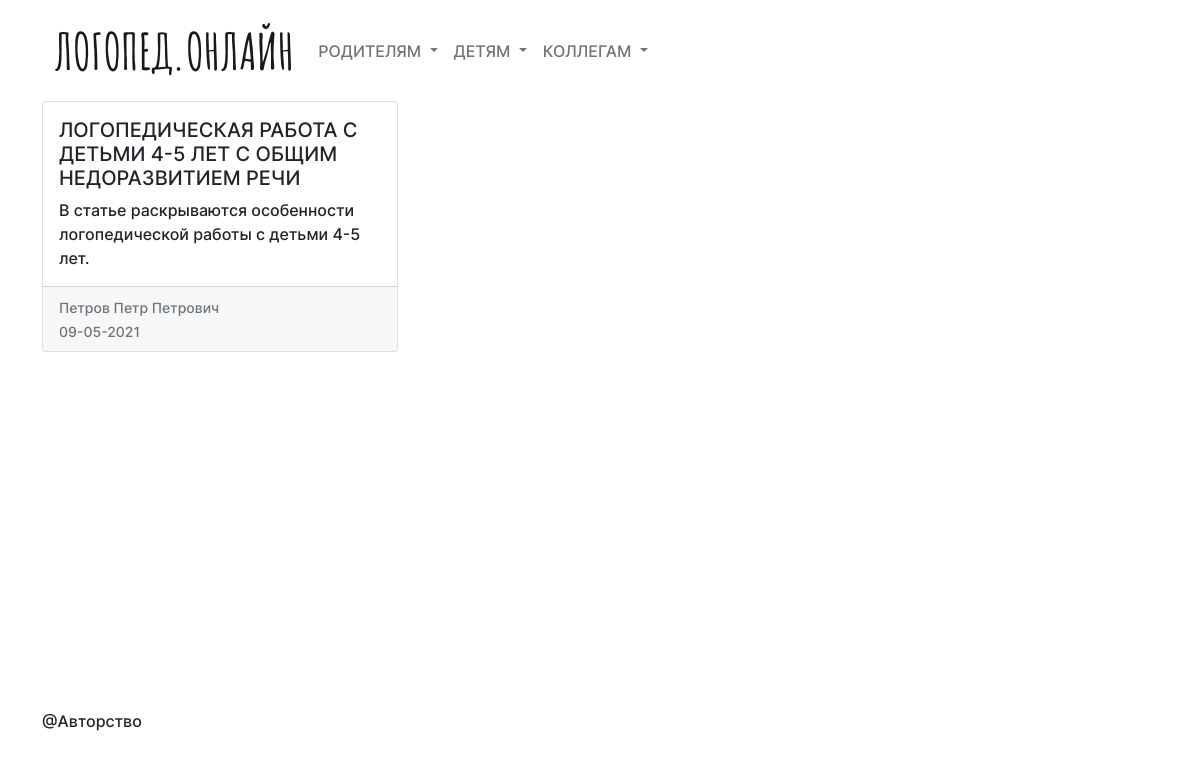
Screenshot of /blog/ with the database file from the repository.
### database/articles.py (models this page shows)
class Article(SqlAlchemyBase):
    __tablename__ = 'articles'
    id = sqlalchemy.Column(sqlalchemy.Integer,
                           primary_key=True, autoincrement=True)
    title = sqlalchemy.Column(sqlalchemy.String, nullable=True)
    content = sqlalchemy.Column(sqlalchemy.String, nullable=True)
    description = sqlalchemy.Column(sqlalchemy.String, nullable=True)
    created_date_str = sqlalchemy.Column(sqlalchemy.String, default=f"{datetime.datetime.now():%d-%m-%Y}")
    created_date = sqlalchemy.Column(sqlalchemy.DateTime,
                                     default=datetime.datetime.now)
    user_id = sqlalchemy.Column(sqlalchemy.Integer,
                                sqlalchemy.ForeignKey("users.id"))
    user = sqlalchemy.orm.relation('User')

### database/users.py (models this page shows, shortened)
class User(SqlAlchemyBase, UserMixin):
    __tablename__ = 'users'
    id = sqlalchemy.Column(sqlalchemy.Integer,
                           primary_key=True, autoincrement=True)
    login = sqlalchemy.Column(sqlalchemy.String(64), index=True, unique=True, nullable=True)
    email = sqlalchemy.Column(sqlalchemy.String(120), index=True, unique=True)
    type_user = sqlalchemy.Column(sqlalchemy.String, nullable=True)
    name = sqlalchemy.Column(sqlalchemy.String, nullable=True)
    hashed_password = sqlalchemy.Column(sqlalchemy.String(128), nullable=True)
    created_date = sqlalchemy.Column(sqlalchemy.DateTime,
                                     default=datetime.datetime.now)

### moduls/blog.py (the view)
@bp.route('/')
def blog():
    db_session = create_session()
    articles = db_session.query(Article)
    user = db_session.query(User).filter(User.id == 1).first()
    return render_template("blog.html", articles=articles, user=user)

### database/db_session.py (called while the page is built)
def create_session() -> Session:
    global __factory
    return __factory()

### templates/blog.html (shortened to what this page needs)
{% extends 'base.html' %}
{% block main %}
    <div class="row row-cols-1 row-cols-md-3 g-4">
         {% block article %}
            {% for article in articles %}
                <div class="col">
                  <a class="card h-100 text-decoration-none text-dark" href="{{ url_for('blog.showCurrentArticle', index_article=article.id)}}">
                    <div class="card-body">
                      <h5 class="card-title">{{article.title}}</h5>
                      <p class="card-text">{{article.description}}</p>
                    </div>
                    <div class="card-footer">
                      <small class="text-muted">{{article.user.name}}</small><br>
                      <small class="text-muted">{{article.created_date_str}}</small>
                    </div>
                  </a>
                </div>
            {% endfor %}
        {% endblock %}
      </div>
{% endblock %}

### static/css/style.css (style rules this page uses)
body { font-family: "Inter-Medium"; }

### rows the page displays
Article: title "ЛОГОПЕДИЧЕСКАЯ РАБОТА С ДЕТЬМИ 4-5 ЛЕТ С ОБЩИМ НЕДОРАЗВИТИЕМ РЕЧИ", description "В статье раскрываются особенности логопедической работы с детьми 4-5 лет.", user.name "Петров Петр Петрович", created_date_str "09-05-2021"
